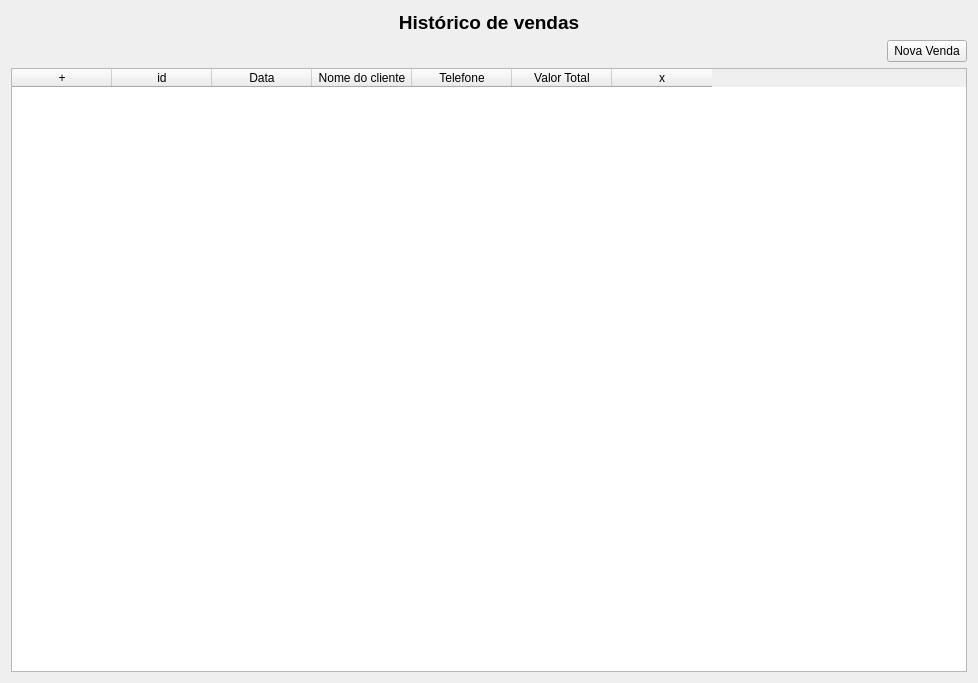
<?xml version="1.0" encoding="UTF-8"?>
<ui version="4.0">
 <class>Form</class>
 <widget class="QWidget" name="Form">
  <property name="geometry">
   <rect>
    <x>0</x>
    <y>0</y>
    <width>978</width>
    <height>683</height>
   </rect>
  </property>
  <property name="windowTitle">
   <string>Form</string>
  </property>
  <layout class="QVBoxLayout" name="verticalLayout">
   <item>
    <widget class="QLabel" name="label">
     <property name="font">
      <font>
       <pointsize>14</pointsize>
       <weight>75</weight>
       <bold>true</bold>
      </font>
     </property>
     <property name="text">
      <string>Histórico de vendas</string>
     </property>
     <property name="alignment">
      <set>Qt::AlignCenter</set>
     </property>
    </widget>
   </item>
   <item>
    <layout class="QHBoxLayout" name="horizontalLayout">
     <item>
      <spacer name="horizontalSpacer">
       <property name="orientation">
        <enum>Qt::Horizontal</enum>
       </property>
       <property name="sizeHint" stdset="0">
        <size>
         <width>40</width>
         <height>20</height>
        </size>
       </property>
      </spacer>
     </item>
     <item>
      <widget class="QPushButton" name="nova_btn">
       <property name="text">
        <string>Nova Venda</string>
       </property>
      </widget>
     </item>
    </layout>
   </item>
   <item>
    <widget class="QTableWidget" name="tableWidget">
     <property name="selectionMode">
      <enum>QAbstractItemView::NoSelection</enum>
     </property>
     <property name="selectionBehavior">
      <enum>QAbstractItemView::SelectRows</enum>
     </property>
     <property name="showGrid">
      <bool>true</bool>
     </property>
     <property name="gridStyle">
      <enum>Qt::SolidLine</enum>
     </property>
     <column>
      <property name="text">
       <string>+</string>
      </property>
     </column>
     <column>
      <property name="text">
       <string>id</string>
      </property>
     </column>
     <column>
      <property name="text">
       <string>Data</string>
      </property>
     </column>
     <column>
      <property name="text">
       <string>Nome do cliente</string>
      </property>
     </column>
     <column>
      <property name="text">
       <string>Telefone</string>
      </property>
     </column>
     <column>
      <property name="text">
       <string>   Valor Total   </string>
      </property>
     </column>
     <column>
      <property name="text">
       <string>x</string>
      </property>
     </column>
    </widget>
   </item>
  </layout>
 </widget>
 <resources/>
 <connections/>
</ui>
